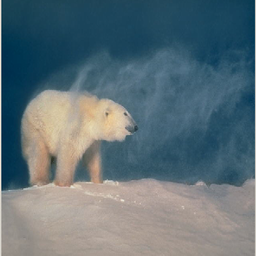
%> input picture 4书籍/数学建模算法与应用/程序及数据/13第13章/tu2.bmp, 256 x 256 px
$ octave ex13_2.m   (GNU Octave 9; MATLAB toolbox functions it lacks are replaced by stand-ins)
%> lines starting %> are read from the running program, lines starting %| are printed output that depends on the picture
f=imread('tu2.bmp'); %读取原图像
%> f is the input picture: size 256x256x3 uint8; mean R, G, B 95, 112.6, 119.7
h1=fspecial('laplacian',0); %式（13.3）的滤波器，等价于式（13.5）中参数为0
g1=f-imfilter(f,h1); %中心为-4，c=-1,即从原图像中减去拉普拉斯算子处理的结果
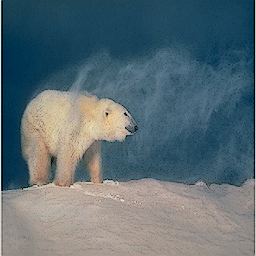
%> g1: size 256x256x3 uint8; mean R, G, B 91.8, 109.3, 116.4
h2=[1 1 1; 1 -8 1; 1 1 1]; %式（13.4）的滤波器
g2=f-imfilter(f,h2); %中心为-8，c=-1
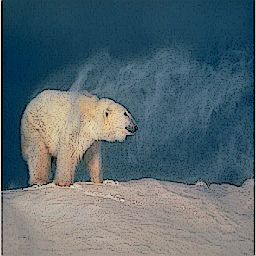
%> g2: size 256x256x3 uint8; mean R, G, B 88.1, 105.4, 112.3
subplot(1,3,1),imshow(f) %显示原图像
subplot(1,3,2),imshow(g1) %显示滤波器(13.3)修复的图像
subplot(1,3,3),imshow(g2) %显示滤波器(13.4)修复的图像

$ run again, with 4书籍/数学建模算法与应用/程序及数据/13第13章/tu1.bmp copied over 4书籍/数学建模算法与应用/程序及数据/13第13章/tu2.bmp
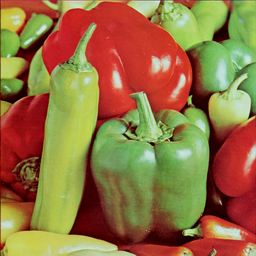
%> input picture 4书籍/数学建模算法与应用/程序及数据/13第13章/tu1.bmp, 256 x 256 px
%> f is the input picture: size 256x256x3 uint8; mean R, G, B 148, 114.1, 65.1
%> `g1=f-imfilter(f,h1);`:
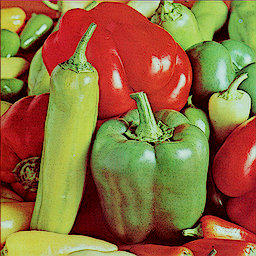
%> g1: size 256x256x3 uint8; mean R, G, B 142.1, 108.4, 59.8
%> `g2=f-imfilter(f,h2);`:
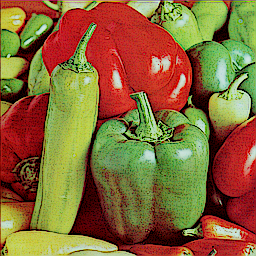
%> g2: size 256x256x3 uint8; mean R, G, B 135.8, 103.7, 55.2

$ run again, with 4书籍/数学建模算法与应用/程序及数据/13第13章/tu3.bmp copied over 4书籍/数学建模算法与应用/程序及数据/13第13章/tu2.bmp
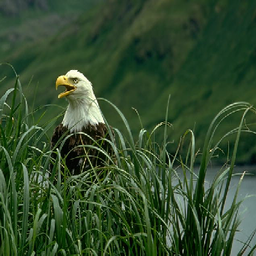
%> input picture 4书籍/数学建模算法与应用/程序及数据/13第13章/tu3.bmp, 256 x 256 px
%> f is the input picture: size 256x256x3 uint8; mean R, G, B 51.8, 76.6, 46.2
%> `g1=f-imfilter(f,h1);`:
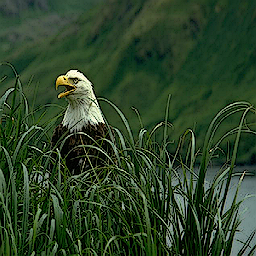
%> g1: size 256x256x3 uint8; mean R, G, B 44.9, 67.1, 40.6
%> `g2=f-imfilter(f,h2);`:
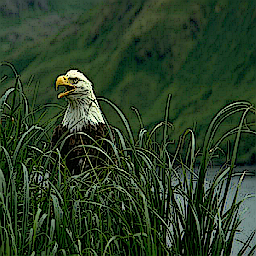
%> g2: size 256x256x3 uint8; mean R, G, B 41.8, 62.5, 38.2

$ run again, with 4书籍/数学建模算法与应用/程序及数据/13第13章/tu5.bmp copied over 4书籍/数学建模算法与应用/程序及数据/13第13章/tu2.bmp
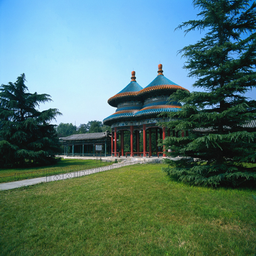
%> input picture 4书籍/数学建模算法与应用/程序及数据/13第13章/tu5.bmp, 256 x 256 px
%> f is the input picture: size 256x256x3 uint8; mean R, G, B 84.9, 118.5, 110.9
%> `g1=f-imfilter(f,h1);`:
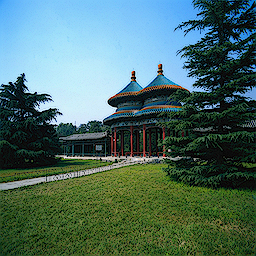
%> g1: size 256x256x3 uint8; mean R, G, B 76.9, 109, 102.3
%> `g2=f-imfilter(f,h2);`:
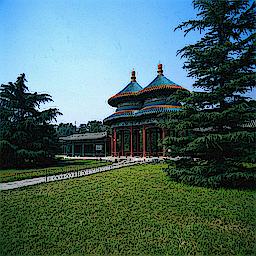
%> g2: size 256x256x3 uint8; mean R, G, B 72.7, 103, 98.3
